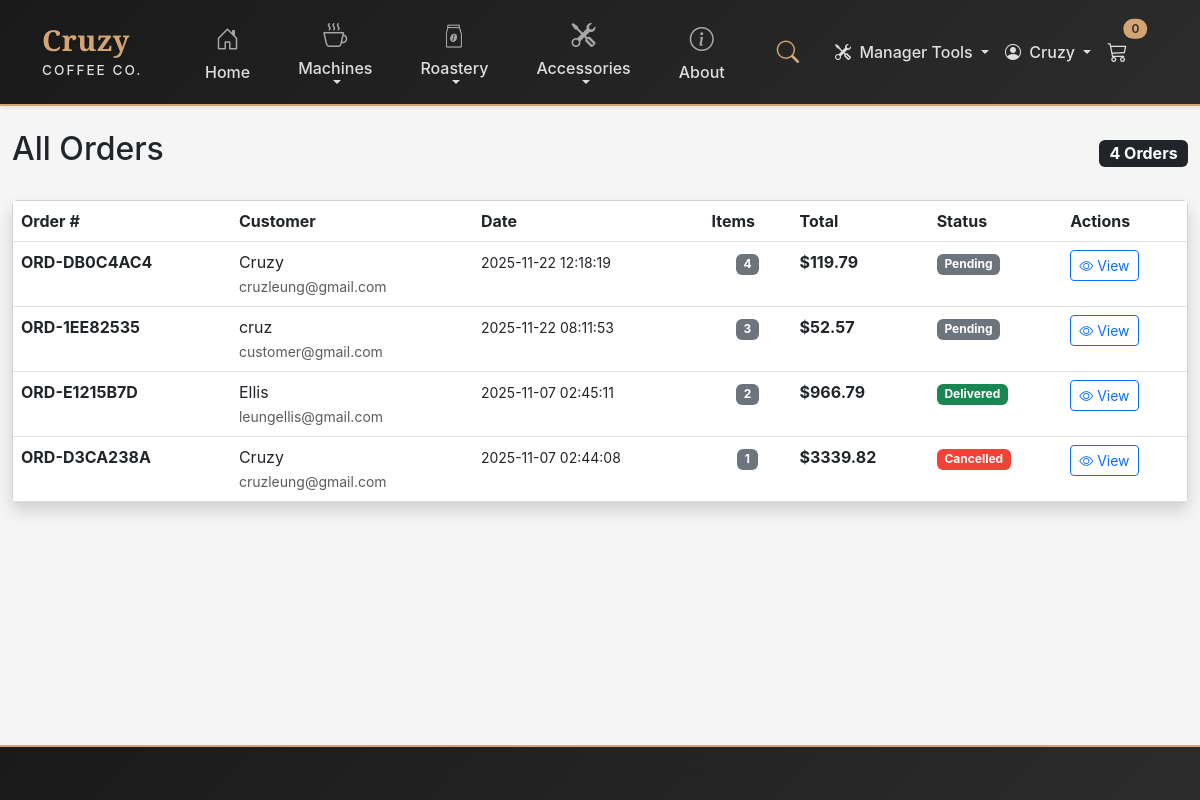
Before: /admin/orders (signed in) with the older database file.
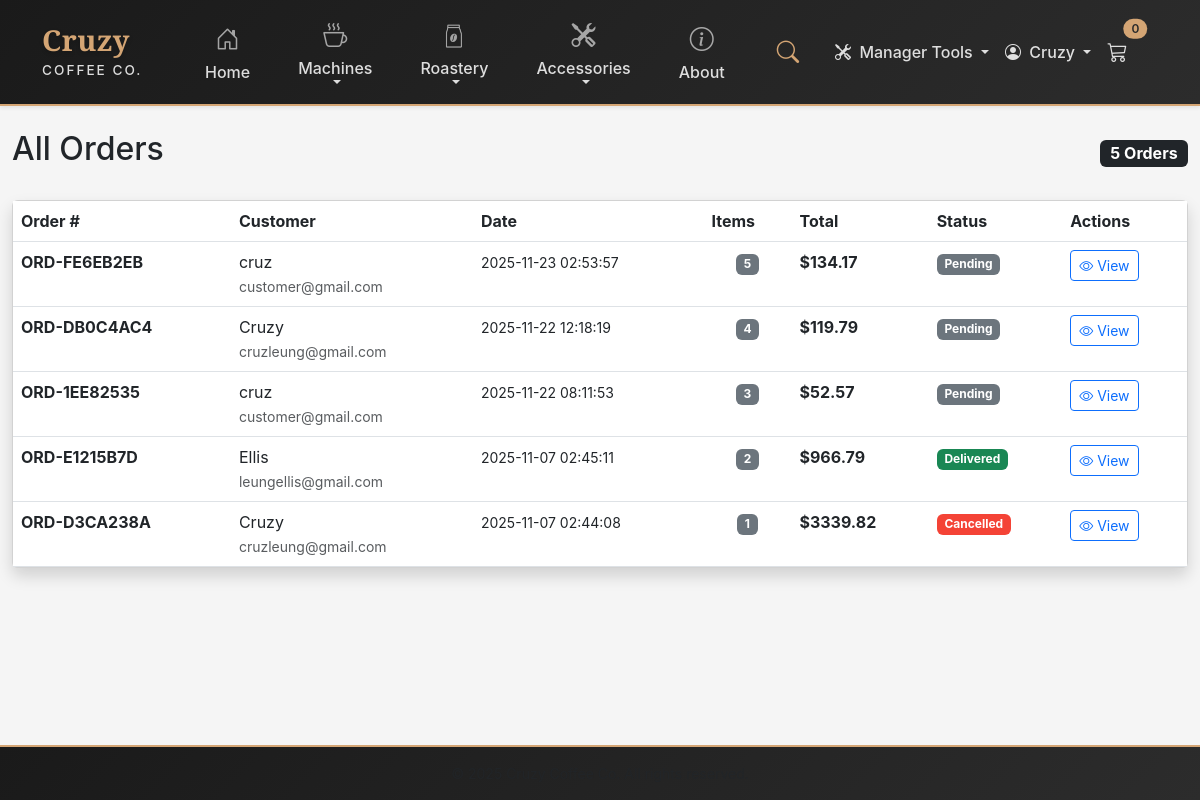
After: the same page with the newer database file.
### tables this page shows
CREATE TABLE orders_new (
                id INTEGER PRIMARY KEY AUTOINCREMENT,
                order_number TEXT UNIQUE NOT NULL,
                user_id INTEGER,
                customer_name TEXT NOT NULL,
                customer_email TEXT NOT NULL,
                customer_phone TEXT,
                shipping_address TEXT NOT NULL,
                shipping_city TEXT NOT NULL,
                shipping_state TEXT NOT NULL,
                shipping_zip TEXT NOT NULL,
                payment_method TEXT NOT NULL,
                subtotal REAL NOT NULL,
                tax REAL NOT NULL,
                shipping_cost REAL NOT NULL,
                total REAL NOT NULL,
                status TEXT DEFAULT 'pending',
                created_at TIMESTAMP DEFAULT CURRENT_TIMESTAMP,
                updated_at TIMESTAMP DEFAULT CURRENT_TIMESTAMP,
                FOREIGN KEY (user_id) REFERENCES customers(id)
            );

### app.py (the view)
@app.route("/admin/orders")
@admin_required
def admin_orders():
    conn = get_db_connection()
    orders = conn.execute('''
        SELECT * FROM orders_new
        ORDER BY created_at DESC
    ''').fetchall()
    conn.close()
    return render_template('admin_orders.html',
                         orders=orders,
                         year=datetime.now().year)

### app.py (called while the page is built)
def get_db_connection():
    conn = sqlite3.connect('store.db')
    conn.row_factory = sqlite3.Row
    return conn

def get_user_role():
    return session.get('user_role', 'customer')

def admin_required(f):
    @wraps(f)
    def decorated_function(*args, **kwargs):
        if 'user_id' not in session:
            flash('Please log in to access this page.', 'warning')
            return redirect(url_for('login', next=request.url))
        role = get_user_role()
        if role not in ['admin', 'manager']:
            flash('Access denied. Admin privileges required.', 'danger')
            abort(403)
        return f(*args, **kwargs)
    return decorated_function

### templates/admin_orders.html (shortened to what this page needs)
{% extends "base.html" %}
{% block content %}
<div class="container-fluid py-4">
    <div class="d-flex justify-content-between align-items-center mb-4">
        <h2>All Orders</h2>
        <span class="badge bg-dark" style="font-size: 1rem;">{{ orders|length }} Orders</span>
    </div>
    {% if orders %}
    <div class="card shadow">
        <div class="card-body p-0">
            <div class="table-responsive">
                <table class="table table-hover mb-0">
                    <thead class="bg-dark text-white">
                        <tr>
                            <th>Order #</th>
                            <th>Customer</th>
                            <th>Date</th>
                            <th>Items</th>
                            <th>Total</th>
                            <th>Status</th>
                            <th>Actions</th>
                        </tr>
                    </thead>
                    <tbody>
                        {% for order in orders %}
                        <tr>
                            <td><strong>{{ order.order_number }}</strong></td>
                            <td>
                                {{ order.customer_name }}<br>
                                <small class="text-muted">{{ order.customer_email }}</small>
                            </td>
                            <td><small>{{ order.created_at }}</small></td>
                            <td class="text-center">
                                <span class="badge bg-secondary">{{ order.id }}</span>
                            </td>
                            <td><strong>${{ '%.2f'|format(order.total) }}</strong></td>
                            <td>
                                <span class="badge
                                    {% if order.status == 'delivered' %}bg-success
                                    {% elif order.status == 'shipped' %}bg-info
                                    {% elif order.status == 'processing' %}bg-warning text-dark
                                    {% elif order.status == 'cancelled' %}bg-danger
                                    {% else %}bg-secondary{% endif %}">
                                    {{ order.status|capitalize }}
                                </span>
                            </td>
                            <td>
                                <a href="{{ url_for('admin_order_detail', order_id=order.id) }}"
                                   class="btn btn-sm btn-outline-primary">
                                    <i class="bi bi-eye"></i> View
                                </a>
                            </td>
                        </tr>
                        {% endfor %}
                    </tbody>
                </table>
            </div>
        </div>
    </div>
    {% else %}
    <div class="text-center py-5">
        <i class="bi bi-inbox display-1 text-muted"></i>
        <p class="lead text-muted mt-3">No orders yet.</p>
    </div>
    {% endif %}
</div>
{% endblock %}

### templates/base.html (shortened to what this page needs)
<!DOCTYPE html>
<html lang="en">
<head>
    <link href="https://cdn.jsdelivr.net/npm/bootstrap@5.3.0/dist/css/bootstrap.min.css" rel="stylesheet">
    <link href="https://unpkg.com/aos@2.3.1/dist/aos.css" rel="stylesheet">
    <link rel="stylesheet" href="https://cdn.jsdelivr.net/npm/bootstrap-icons@1.11.1/font/bootstrap-icons.css">
    <link rel="stylesheet" href="{{ url_for('static', filename='css/styles.css') }}">
</head>
<body class="site-bg text-dark d-flex flex-column min-vh-100">
    <nav class="navbar navbar-expand-lg navbar-light site-nav shadow-sm">
        <div class="container">
            <a class="navbar-brand fw-bold" href="{{ url_for('index') }}">
                <span class="brand-text">
                    <span class="brand-cruzy">Cruzy</span>
                    <span class="brand-coffee">Coffee Co.</span>
                </span>
            </a>
            <div class="collapse navbar-collapse" id="navbarNav">
                <ul class="navbar-nav mx-auto">
                    <li class="nav-item nav-item-icon px-3">
                        <a class="nav-link" href="{{ url_for('index') }}">
                            <div class="nav-icon">
                                <i class="bi bi-house-door"></i>
                            </div>
                            <span class="nav-text">Home</span>
                        </a>
                    </li>
                    <li class="nav-item nav-item-icon dropdown dropdown-mega px-3">
                        <a class="nav-link dropdown-toggle" href="#" id="machinesDropdown" role="button"
                           data-bs-toggle="dropdown" data-bs-auto-close="outside">
                            <div class="nav-icon">
                                <i class="bi bi-cup-hot"></i>
                            </div>
                            <span class="nav-text">Machines</span>
                        </a>
                    </li>
                    <li class="nav-item nav-item-icon dropdown dropdown-mega px-3">
                        <a class="nav-link dropdown-toggle" href="#" id="beansDropdown" role="button"
                        data-bs-toggle="dropdown" data-bs-auto-close="outside">
                            <div class="nav-icon">
                                <img src="{{ url_for('static', filename='img/bean_icon.png') }}"
                                    alt="Beans"
                                    class="nav-icon-img">
                            </div>
                            <span class="nav-text">Roastery</span>
                        </a>
                    </li>
                    <li class="nav-item nav-item-icon dropdown dropdown-mega px-3">
                        <a class="nav-link dropdown-toggle" href="#" id="accessoriesDropdown" role="button"
                           data-bs-toggle="dropdown" data-bs-auto-close="outside">
                            <div class="nav-icon">
                                <i class="bi bi-tools"></i>
                            </div>
                            <span class="nav-text">Accessories</span>
                        </a>
                    </li>
                    <li class="nav-item nav-item-icon px-3">
                        <a class="nav-link" href="{{ url_for('about') }}">
                            <div class="nav-icon">
                                <i class="bi bi-info-circle"></i>
                            </div>
                            <span class="nav-text">About</span>
                        </a>
                    </li>
                    <li class="nav-item">
                        <div class="search-container" id="searchContainer">
                            <button class="search-icon-btn" id="searchIconBtn" type="button">
                                <i class="bi bi-search"></i>
                            </button>
                        </div>
                    </li>
                <ul class="navbar-nav ms-auto align-items-center">
                    {% if session.user_role in ['admin', 'manager'] %}
                        <li class="nav-item dropdown">
                            <a class="nav-link dropdown-toggle" href="#" id="adminDropdown" role="button" data-bs-toggle="dropdown">
                                <i class="bi bi-tools me-1"></i>
                                {% if session.user_role == 'manager' %}Manager Tools{% else %}Admin Tools{% endif %}
                            </a>
                        </li>
                    {% endif %}
                    {% if session.user_id %}
                        <li class="nav-item dropdown">
                            <a class="nav-link dropdown-toggle" href="#" id="accountDropdown" role="button" data-bs-toggle="dropdown">
                                <i class="bi bi-person-circle me-1"></i>
                                {{ session.user_name }}
                            </a>
                        </li>
                    {% endif %}
                    <li class="nav-item dropdown">
                        <a class="nav-link position-relative" href="#" id="cartDropdown" role="button"
                           data-bs-toggle="dropdown" data-bs-auto-close="outside">
                            <i class="bi bi-cart3 fs-5"></i>
                            {% set cart = session.get('cart', {}) %}
                            {% set cart_count = cart.values()|map(attribute='quantity')|sum if cart else 0 %}
                            <span id="mini-cart-count" class="position-absolute top-0 start-100 translate-middle badge rounded-pill bg-danger">
                                {{ cart_count }}
                            </span>
                        </a>
                            {% set cart = session.get('cart', {}) %}
                            {% set cart_total = namespace(value=0) %}
                            {% for key, item in cart.items() %}
                                {% set cart_total.value = cart_total.value + (item.price * item.quantity) %}
                            {% endfor %}
                            {% set cart_count = cart.values()|map(attribute='quantity')|sum if cart else 0 %}
                    </li>
                </ul>
            </div>
        </div>
    </nav>
    {% block content %}{% endblock %}
    <footer class="site-footer mt-auto py-3">
        <div class="container text-center text-muted small">
        </div>
    </footer>
</body>
</html>

Changed rows visible on the page:
added orders_new: order_number "ORD-FE6EB2EB", customer_name "cruz", customer_email "customer@gmail.com", created_at "2025-11-23 02:53:57", id "5", total "134.17", status "Pending"
Other visible differences:
{{ orders|length }}: "4" → "5"
